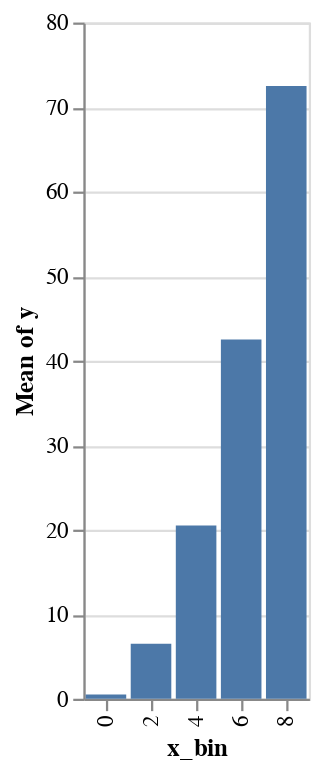

The cell this chart's notebook holds for it:
### Code cell
alt.Chart(df).mark_bar().transform_bin('x_bin', field='x', bin=alt.Bin(maxbins=5)).encode(
    x='x_bin:O',
    y='mean(y)'
)

### Figure 1 — Vega-Lite specification as saved in the notebook (floating-point values rounded to 4 significant figures)
{"config": {"view": {"continuousWidth": 400, "continuousHeight": 300}}, "data": {"name": "data-cd1bb9d9a4f8fa6270848b04b40eb8bc"}, "mark": "bar", "encoding": {"x": {"type": "ordinal", "field": "x_bin"}, "y": {"type": "quantitative", "aggregate": "mean", "field": "y"}}, "transform": [{"bin": {"maxbins": 5}, "field": "x", "as": "x_bin"}], "$schema": "https://vega.github.io/schema/vega-lite/v4.8.1.json", "datasets": {"data-cd1bb9d9a4f8fa6270848b04b40eb8bc": [{"x": 0, "y": 0, "z": 0}, {"x": 1, "y": 1, "z": 0}, {"x": 2, "y": 4, "z": 1}, {"x": 3, "y": 9, "z": 0}, {"x": 4, "y": 16, "z": 1}, {"x": 5, "y": 25, "z": 1}, {"x": 6, "y": 36, "z": 1}, {"x": 7, "y": 49, "z": 1}, {"x": 8, "y": 64, "z": 1}, {"x": 9, "y": 81, "z": 0}]}}
